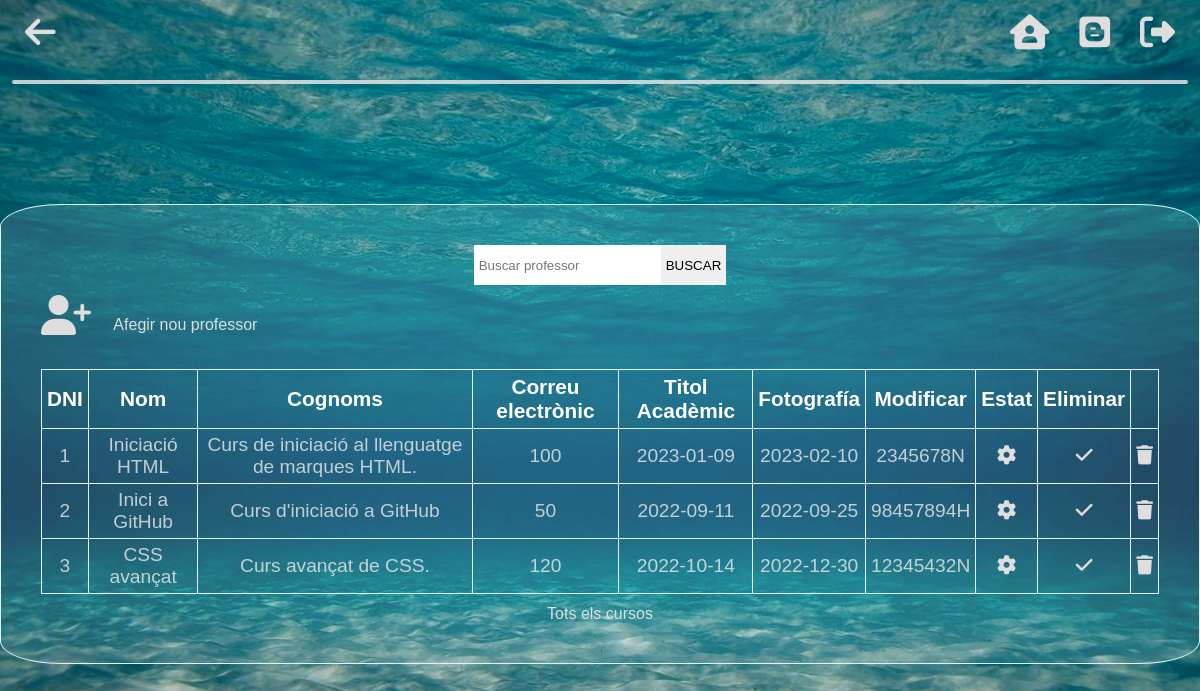
Screenshot of /admin/buscarCurs-admin.php (signed in) with the database file from the repository.
### tables this page shows
CREATE TABLE `cursos` (
  `codi` int(11) NOT NULL,
  `nom` varchar(150) NOT NULL,
  `descripcio` varchar(10000) NOT NULL,
  `num_hores` int(3) NOT NULL,
  `data_inici` date NOT NULL,
  `data_final` date NOT NULL,
  `nom_professor` varchar(150) NOT NULL,
  `actiu` int(1) NOT NULL DEFAULT 1
);

### admin/buscarCurs-admin.php (the view, shortened to what this page needs)
<?php
    if (!isset($_SESSION['usuari'])) {
        header('location:index-admin.php');
    }else{
        ?>
        <!DOCTYPE html>
        <html lang="en">
        <head>
            <link rel="stylesheet" href="../css/style.css">
            <link rel="stylesheet" href="../css/admin.css">
        </head>
        <body background="../img/fondo.jpg">
            <nav>
                <a href="home-admin.php"><i class="fa-sharp fa-solid fa-arrow-left"></i></a>
                <div class="lista">
                    <li>
                        <ul><a href="home-admin.php"><i class="fa-solid fa-house-user"></i></a></ul>
                    </li>
                    <li>
                        <ul><a href="#"><i class="fa-brands fa-blogger"></i></a></ul>
                    </li>
                    <li>
                        <ul><a href="../sortir.php"><i class="fa-solid fa-right-from-bracket"></i></a></ul>
                    </li>
                </div>
            </nav>
            <hr>
            <div class="menu"></div>
            <section>
                <div class="taulaProf">
                <form action="buscarCurs-admin.php" method="post" style="display:flex; justify-content: center;">
                    <input type="text" name="buscar" id="buscar" placeholder="Buscar professor">
                    <input type="button" value="BUSCAR">
                </form>
                    <a style="margin-bottom: 3%" href="afegirCurs-admin.php"><i style="margin-right: 2%; font-size: 40px" class="fa-solid fa-user-plus"></i>Afegir nou professor</a>
                    <table>
                        <tr>
                            <th>DNI</th>
                            <th>Nom</th>
                            <th>Cognoms</th>
                            <th>Correu electrònic</th>
                            <th>Titol Acadèmic</th>
                            <th>Fotografía</th>
                            <th>Modificar</th>
                            <th>Estat</th>
                            <th>Eliminar</th>
                        </tr>
                        <?php
                        $buscar = $_POST['buscar'];
                        include('funcions-admin.php');
                        $connexio = mysqli_connect("localhost", "root", "", "infobdn");
                        $sql = "SELECT * from cursos WHERE nom like '$buscar' '%' order by codi";
                        $resultat = mysqli_query($connexio, $sql);
                        while ($mostrar = mysqli_fetch_array($resultat)) {
                        ?>
                        <tr>
                            <td><?php echo $mostrar ['codi'] ?></td>
                            <td><?php echo $mostrar ['nom'] ?></td>
                            <td><?php echo $mostrar ['descripcio'] ?></td>
                            <td><?php echo $mostrar ['num_hores'] ?></td>
                            <td><?php echo $mostrar ['data_inici'] ?></td>
                            <td><?php echo $mostrar ['data_final'] ?></td>
                            <td><?php echo $mostrar ['nom_professor'] ?></td>
                            <td> <a href="editarCurs-admin.php?dni=<?php echo $mostrar ['codi'] ?>"><i class="fa-solid fa-gear"></i></a></td>
                            <td><?php cursActiu($mostrar ['actiu'], $mostrar ['codi']) ?></i></td>
                            <td><a href="eliminarCurs-admin.php? dni=<?php echo $mostrar ['codi'] ?>"  onclick="return confirmElim()"><i class="fa-solid fa-trash"></i></a></td>
                        </tr>
                        <?php
                         }
                         ?>
                    </table>
                    <a style="text-align:center; margin-top:1%;" href="curs-admin.php">Tots els cursos</a>
                </div>
            </section>
            <footer>
            </footer>
        </body>
        </html>
        <?php
    }
?>

### admin/funcions-admin.php (shortened to what this page needs)
        <?php
function cursActiu($bandera, $codi){
    if ($bandera == 1){
        ?>
        <a href="cursActiu-admin.php?actiu=1&codi=<?php echo $codi?>"><i class="fa-solid fa-check"></i></a>
        <?php
    }
        ?>
        <?php
}
?>

### css/style.css (style rules this page uses)
* { box-sizing: border-box; padding: 0; margin: 0; font-family: 'Noto Sans JP', sans-serif; list-style: none; }
body { background-repeat: no-repeat; background-position: center; background-size:cover; }
nav { height: 150px; }
footer { height: 100px; }
section { height: 500px; display: flex; justify-content: center; align-items: center; }
form input, select { margin-bottom: 10px; height: 40px; border: none; padding: 5px; }
form a, a:link, a:visited, a:active { text-decoration:none; color: rgb(223, 221, 221); }
nav { display: flex; flex-direction: row; height: 80px; padding: 0 10px; }
.menu { height: 100px; }
hr { border: 2px solid rgba(223, 223, 223, 0.884); border-radius: 5px; margin: 0 1%; }
nav i { font-size: 35px; margin: 15px; }
nav .lista { width: 100%; display: flex; flex-direction: row; justify-content: flex-end; }

### css/admin.css (style rules this page uses)
.taulaProf { border: 1px solid #dcf4fa; padding: 40px; display: flex; flex-direction: column; border-radius: 5%; background-color: rgba(235, 236, 236, 0.137); width: 1400px; }
.taulaProf table, td, tr, th { border: 1px solid #dcf4fa; border-collapse: collapse; text-align: center; padding: 5px; }
.taulaProf th { font-size: 130%; color: white; }
.taulaProf table td { font-size: 120%; color: rgba(235, 235, 235, 0.801); }

### rows the page displays
cursos: codi "1", nom "Iniciació HTML", descripcio "Curs de iniciació al llenguatge de marques HTML.", num_hores "100", data_inici "2023-01-09", data_final "2023-02-10", nom_professor "2345678N"
cursos: codi "2", nom "Inici a GitHub", descripcio "Curs d'iniciació a GitHub", num_hores "50", data_inici "2022-09-11", data_final "2022-09-25", nom_professor "98457894H"
cursos: codi "3", nom "CSS avançat", descripcio "Curs avançat de CSS.", num_hores "120", data_inici "2022-10-14", data_final "2022-12-30", nom_professor "12345432N"
